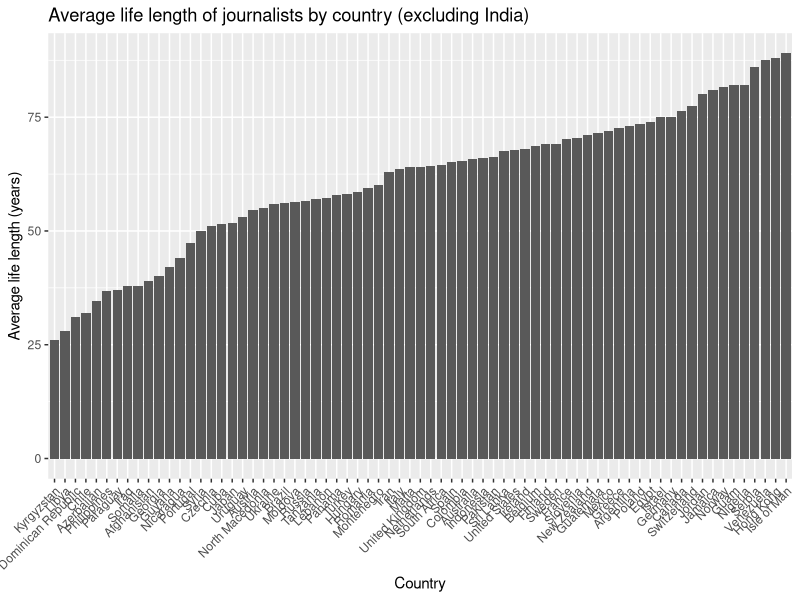

Recreate this plot in R.
library(tidyverse)


journalists <- read_csv("journalists.csv") |>
  select(
    "ontology/birthYear",
    "ontology/deathYear",
    "ontology/deathPlace_label"
  ) |>
  rename(
    birth_year  = "ontology/birthYear",
    death_year  = "ontology/deathYear",
    death_place = "ontology/deathPlace_label"
  ) |>
  mutate(
    birth_year  = as.numeric(birth_year),
    death_year  = as.numeric(death_year),
    life_length = death_year - birth_year
  ) |>
  filter(!is.na(life_length), !is.na(death_place))


mapping <- read_csv("all_country_mapping.csv")
names(mapping) <- str_trim(names(mapping))


avg_life_by_country <- journalists |>
  left_join(mapping, by = "death_place") |>
  mutate(
    country = case_when(
      death_country == "US" ~ "United States",
      death_country == "UK" ~ "United Kingdom",
      TRUE ~ death_country
    ),
    country = str_trim(country)   
  ) |>
  filter(!is.na(country)) |>
  filter(str_to_lower(country) != "india") |>
  group_by(country) |>
  summarise(
    avg_life_length = mean(life_length, na.rm = TRUE),
    .groups = "drop"
  ) |>
  arrange(desc(avg_life_length))

print(avg_life_by_country)


ggplot(avg_life_by_country, aes(x = reorder(country, avg_life_length), y = avg_life_length)) +
  geom_col() +
  labs(
    x = "Country",
    y = "Average life length (years)",
    title = "Average life length of journalists by country (excluding India)"
  ) +
  theme(axis.text.x = element_text(angle = 45, hjust = 1))

